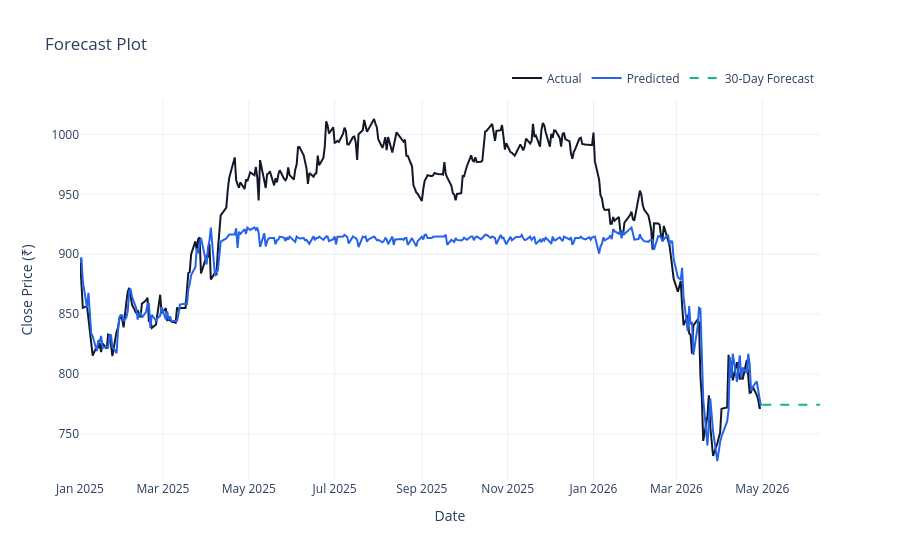

The code cell stored with this chart in its notebook:
### Markdown cell above
# 10. Save Artifacts
Persist the trained model, preprocessing artifacts, feature columns, and best hyperparameters under the local artifacts directory.

### Code cell
# Inverse transform to actual prices
try:
    y_test_actual = preprocessor.inverse_transform(y_test.values)
    test_pred_actual = preprocessor.inverse_transform(test_pred)
    future_pred_actual = preprocessor.inverse_transform(future_pred)
except:
    y_test_actual = y_test.values
    test_pred_actual = test_pred
    future_pred_actual = future_pred

fig_fc = go.Figure()
fig_fc.add_trace(go.Scatter(x=test_df.index, y=y_test_actual, mode="lines", name="Actual", line=dict(color="#111827", width=2)))
fig_fc.add_trace(go.Scatter(x=test_df.index, y=test_pred_actual, mode="lines", name="Predicted", line=dict(color="#2563eb", width=2)))
fig_fc.add_trace(go.Scatter(x=future_idx, y=future_pred_actual, mode="lines", name="30-Day Forecast", line=dict(color="#10b981", width=2, dash="dash")))

fig_fc.update_layout(
    title="Forecast Plot",
    xaxis_title="Date",
    yaxis_title="Close Price (₹)",
    template="plotly_white",
    hovermode="x unified",
    legend=dict(orientation="h", yanchor="bottom", y=1.02, xanchor="right", x=1),
)

fig_fc.show()

### Figure 1 — Plotly figure (JSON) as saved in the notebook; plotly's stock layout.template omitted (floating-point values rounded to 4 significant figures; data arrays with more than 128 entries replaced by an {"elided": "..."} marker saying what was removed)
{"data": [{"line": {"color": "#111827", "width": 2}, "mode": "lines", "name": "Actual", "type": "scatter", "x": {"elided": "329 str values"}, "y": {"elided": "329 float values"}}, {"line": {"color": "#2563eb", "width": 2}, "mode": "lines", "name": "Predicted", "type": "scatter", "x": {"elided": "329 str values"}, "y": {"elided": "329 float values"}}, {"line": {"color": "#10b981", "dash": "dash", "width": 2}, "mode": "lines", "name": "30-Day Forecast", "type": "scatter", "x": ["2026-05-01T00:00:00.000000000", "2026-05-04T00:00:00.000000000", "2026-05-05T00:00:00.000000000", "2026-05-06T00:00:00.000000000", "2026-05-07T00:00:00.000000000", "2026-05-08T00:00:00.000000000", "2026-05-11T00:00:00.000000000", "2026-05-12T00:00:00.000000000", "2026-05-13T00:00:00.000000000", "2026-05-14T00:00:00.000000000", "2026-05-15T00:00:00.000000000", "2026-05-18T00:00:00.000000000", "2026-05-19T00:00:00.000000000", "2026-05-20T00:00:00.000000000", "2026-05-21T00:00:00.000000000", "2026-05-22T00:00:00.000000000", "2026-05-25T00:00:00.000000000", "2026-05-26T00:00:00.000000000", "2026-05-27T00:00:00.000000000", "2026-05-28T00:00:00.000000000", "2026-05-29T00:00:00.000000000", "2026-06-01T00:00:00.000000000", "2026-06-02T00:00:00.000000000", "2026-06-03T00:00:00.000000000", "2026-06-04T00:00:00.000000000", "2026-06-05T00:00:00.000000000", "2026-06-08T00:00:00.000000000", "2026-06-09T00:00:00.000000000", "2026-06-10T00:00:00.000000000", "2026-06-11T00:00:00.000000000"], "y": [774.3, 774.3, 774.3, 774.3, 774.3, 774.3, 774.3, 774.3, 774.3, 774.3, 774.3, 774.3, 774.3, 774.3, 774.3, 774.3, 774.3, 774.3, 774.3, 774.3, 774.3, 774.3, 774.3, 774.3, 774.3, 774.3, 774.3, 774.3, 774.3, 774.3]}], "layout": {"hovermode": "x unified", "legend": {"orientation": "h", "x": 1, "xanchor": "right", "y": 1.02, "yanchor": "bottom"}, "title": {"text": "Forecast Plot"}, "xaxis": {"title": {"text": "Date"}}, "yaxis": {"title": {"text": "Close Price (₹)"}}}}
